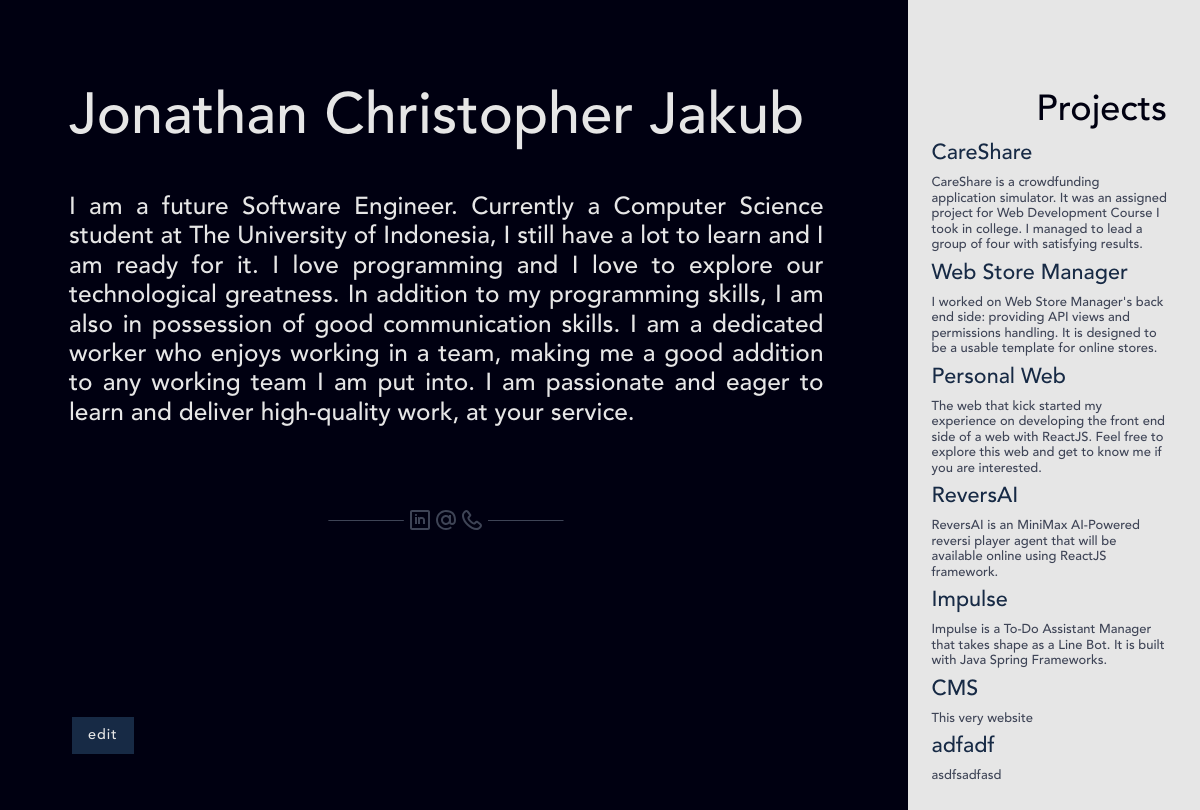
The app's page /, older data.
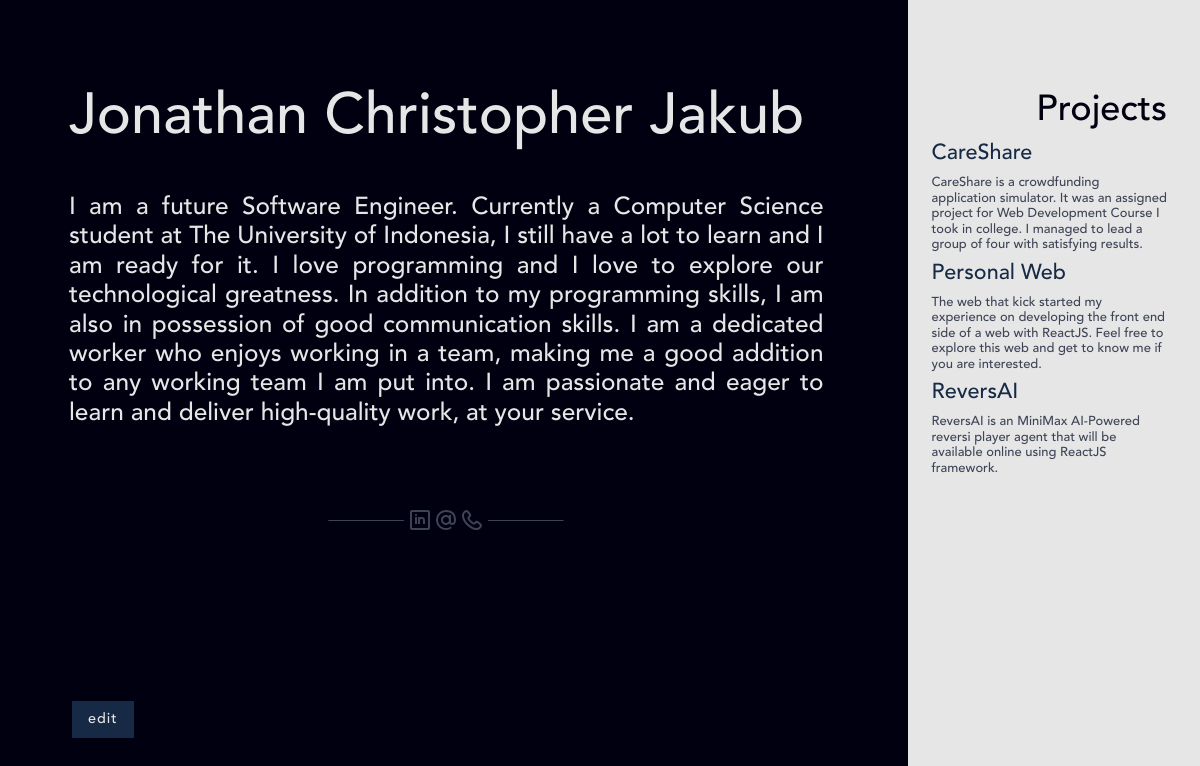
The same page, newer data.
### information/models.py (models this page shows, shortened)
class PersonalInfo(models.Model):
    name = models.CharField(max_length=100)
    description = models.CharField(max_length=1000)
    email = models.EmailField(max_length=100)
    linkedin = models.URLField(max_length=100)
    git = models.URLField(max_length=100)
    phone_regex = RegexValidator(regex=r'^\+?1?\d{9,15}$', message="Phone number must be entered in the format: '+999999999'. Up to 15 digits allowed.")
    phone_number = models.CharField(validators=[phone_regex], max_length=17, blank=True)
    title = models.CharField(max_length=20)
    class Meta:
        verbose_name_plural = "PersonalInfo"

class Project(models.Model):
    name = models.CharField(max_length=100)
    description = models.CharField(max_length=500)
    url = models.URLField(max_length=100, blank=True, null=True)
    class Meta:
        verbose_name_plural = "Projects"

### portfolio/views.py (the view)
# urls.py: path('', views.index, name="index"),
def index(request):
    return render(request, 'portfolio/index.html', {
        "info"      : PersonalInfo.objects.all().first(),
        "projects"  : Project.objects.all()
    })

### portfolio/templates/portfolio/index.html (shortened to what this page needs)
{% load static from staticfiles %}
<!DOCTYPE html>
<html lang="en">
<head>
    <link rel="stylesheet" href="https://stackpath.bootstrapcdn.com/bootstrap/4.1.3/css/bootstrap.min.css">
    <link rel="stylesheet" href="{% static 'styles/globalStyles.css' %}" >
    <link rel="stylesheet" href="{% static 'styles/indexStyles.css' %}" >
</head>
<body>
    <div class="full-height d-flex">
        <div class="row">
            <div class="container-large col-lg-9 dark-bg light-grey-text full-height">
                <div>
                    <h1>{{ info.name }}</h1>
                </div>
                <div id="description">
                    <h3>{{ info.description }}</h3>
                </div>
                <div id="contact-links" class="line-wrapped">
                    <a href="{{ info.linkedin }}">
                        <img
                            src="{% static 'icons/linkedin.svg' %}"
                            alt="LinkedIn"
                            class="link-icon"
                        />
                    </a>
                    <a href="mailto: {{ info.email }}">
                        <img
                            src="{% static 'icons/email.svg' %}"
                            alt="Email"
                            class="link-icon"
                        />
                    </a>
                    <a href="tel:{{ info.phone_number }}">
                        <img
                            src="{% static 'icons/phone.svg' %}"
                            alt="Phone"
                            class="link-icon"
                        />
                    </a>
                </div>
            </div>
            <div class="container-small col-lg-3 light-bg full-height">
                <div class="text-right dark-blue-text">
                    <h2 class="section-title">Projects</h2>
                </div>
                {% for project in projects %}
                    <div>
                        <a href="{{ project.url }}" class="medium-blue-text"><h4>{{ project.name }}</h4></a>
                        <h6 class="dark-grey-text">{{ project.description }}</h6>
                    </div>
                {% endfor %}
            </div>
        </div>
    </div>
    <div class="btn-lg mode draw blue-bg">
        <a href="{% url 'cms:dashboard' %}"><span class="light-grey-text spaced">edit</span></a>
    </div>
</body>
</html>

### assets/styles/globalStyles.css (style rules this page uses)
body { font-size: 0.9em; }
h1 { font-size: 4em; }
h2 { font-size: 2.5em; }
h3 { font-size: 1.7em; }
h4 { font-size: 1.5em; }
h6 { font-size: 0.9em; }
.dark-bg { background-color: #000011; }
.light-bg { background-color: #e6e6e6; }
.blue-bg { background-color: #172A45; }
.medium-blue-text { color: #172A45; }
.dark-grey-text { color: #3E4456; }
.dark-blue-text { color: #000011; }
.light-grey-text { color: #e6e6e6; }
.mode { display: inline-block; margin-top: 1em; margin-bottom: 1.5em; border-radius: 0; color: #000011; font-size: inherit; }
.mode::before, .mode::after { box-sizing: inherit; content: ''; position: absolute; width: 100%; height: 100%; }
.draw { -webkit-transition: color 0.25s; transition: color 0.25s; z-index: 5; }
.draw::before, .draw::after { border: 2px solid transparent; width: 0; height: 0; }
.draw::before { top: 0; left: 0; }
.draw::after { bottom: 0; right: 0; }
.spaced { letter-spacing: 1px; }
.section-title { margin-top: 10px; }
.full-height { min-height: 100vh; }
.container-large { padding: 7vw; }
.container-small { padding: 2vw; padding-top: 10vh; padding-right: 4vw; }

### assets/styles/indexStyles.css (style rules this page uses)
body { font-family: 'Avenir LT Std 35 Medium'; margin: 0; padding: 0; -webkit-font-smoothing: antialiased; -moz-osx-font-smoothing: grayscale; -ms-overflow-style: none; overflow-y: scroll; overflow-x: hidden; max-width: 100vw; scrollbar-width: none; -ms-overflow-style: none; background-color: #000011; }
.line-wrapped { overflow: hidden; text-align: center; pointer-events: visible; }
.line-wrapped:before, .line-wrapped:after { background-color: #3E4456; content: ""; display: inline-block; height: 1px; vertical-align: middle; width: 40%; transform: scale(0.25, 1); }
.line-wrapped:before { right: 0.5em; margin-left: -50%; transform-origin: 100% 50%; }
.line-wrapped:after { left: 0.5em; margin-right: -50%; transform-origin: 0% 50%; }
#description { margin-top: 5vh; margin-bottom: 10vh; text-align: justify; }
#contact-links { margin-bottom: 5vh; }
.mode { position: fixed; bottom: 5vh; left: 6vw; }

Row changes from the older to the newer data that the page shows:
removed Project: name "Web Store Manager", description "I worked on Web Store Manager's back end side: providing API views and permissions handling. It is designed to be a usable template for online stores."
removed Project: name "Impulse", description "Impulse is a To-Do Assistant Manager that takes shape as a Line Bot. It is built with Java Spring Frameworks."
removed Project: name "CMS", description "This very website"
removed Project: name "adfadf", description "asdfsadfasd"
